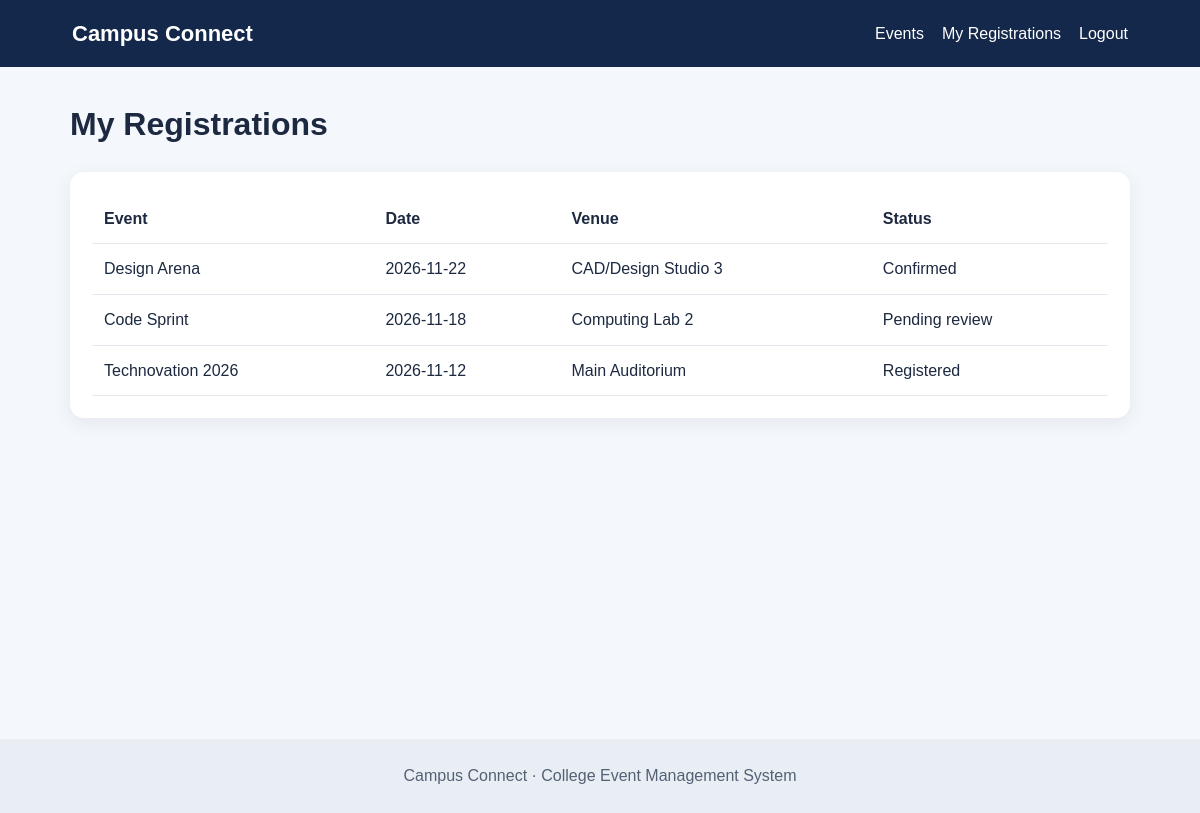
/my_registrations.php (signed in), run on the app's committed database.
### tables this page shows
CREATE TABLE `REGISTRATION` (
  `registration_id` INT AUTO_INCREMENT PRIMARY KEY,
  `student_id` INT NOT NULL,
  `event_id` INT NOT NULL,
  `registration_time` TIMESTAMP DEFAULT CURRENT_TIMESTAMP,
  `status` ENUM('Registered', 'Pending review', 'Confirmed') DEFAULT 'Registered',
  `remarks` VARCHAR(255) DEFAULT 'Registration received successfully',
  INDEX (`student_id`),
  INDEX (`event_id`),
  INDEX (`status`),
  CONSTRAINT `fk_reg_student` FOREIGN KEY (`student_id`) REFERENCES `STUDENT` (`student_id`) ON DELETE CASCADE,
  CONSTRAINT `fk_reg_event` FOREIGN KEY (`event_id`) REFERENCES `EVENT` (`event_id`) ON DELETE CASCADE,
  CONSTRAINT `unique_student_event` UNIQUE (`student_id`, `event_id`)
);

CREATE TABLE `EVENT` (
  `event_id` INT AUTO_INCREMENT PRIMARY KEY,
  `title` VARCHAR(150) NOT NULL,
  `category` VARCHAR(50) NOT NULL,
  `description` TEXT NOT NULL,
  `event_date` DATE NOT NULL,
  `event_time` VARCHAR(30) DEFAULT '09:30 AM - 04:30 PM',
  `venue` VARCHAR(150) NOT NULL,
  `eligibility` VARCHAR(150) DEFAULT 'All B.E. / B.Tech Students',
  `seats` VARCHAR(50) DEFAULT 'Limited (First-Come Basis)',
  `publication_status` ENUM('Draft', 'Published', 'Closed') DEFAULT 'Draft',
  `created_by` INT DEFAULT NULL,
  `created_at` TIMESTAMP DEFAULT CURRENT_TIMESTAMP,
  INDEX (`category`),
  INDEX (`event_date`),
  INDEX (`publication_status`),
  CONSTRAINT `fk_event_admin` FOREIGN KEY (`created_by`) REFERENCES `ADMIN` (`admin_id`) ON DELETE SET NULL
);

### config.php (called while the page is built, shortened)
<?php
function h($value) { return htmlspecialchars((string)$value, ENT_QUOTES, 'UTF-8'); }

### my_registrations.php (the view)
<?php
require_once "config.php"; require_login();
$q=$pdo->prepare("SELECT E.title,E.event_date,E.venue,R.status,R.registration_time FROM REGISTRATION R JOIN EVENT E ON E.event_id=R.event_id WHERE R.student_id=? ORDER BY R.registration_time DESC");
$q->execute([$_SESSION['user_id']]); $rows=$q->fetchAll();
$page_title="My Registrations"; include "includes/header.php";
?>
<h1>My Registrations</h1><div class="card"><table><tr><th>Event</th><th>Date</th><th>Venue</th><th>Status</th></tr>
<?php foreach($rows as $r): ?><tr><td><?= h($r['title']) ?></td><td><?= h($r['event_date']) ?></td><td><?= h($r['venue']) ?></td><td><?= h($r['status']) ?></td></tr><?php endforeach; ?>
</table><?php if(!$rows): ?><p>You have not registered for any events.</p><?php endif; ?></div>
<?php include "includes/footer.php"; ?>

### style.css (style rules this page uses)
* { box-sizing:border-box }
body { margin:0;font-family:Arial,sans-serif;background:#f4f7fb;color:#1c2940;line-height:1.6 }
.card,.detail { background:#fff;padding:22px;border-radius:14px;box-shadow:0 5px 20px #15294b12;margin:16px 0 }
table { width:100%;border-collapse:collapse;background:#fff }
th,td { text-align:left;padding:12px;border-bottom:1px solid #e4e9f0 }

### data on the page
registration: event.title "Design Arena", event.event_date "2026-11-22", event.venue "CAD/Design Studio 3", status "Confirmed"
registration: event.title "Code Sprint", event.event_date "2026-11-18", event.venue "Computing Lab 2", status "Pending review"
registration: event.title "Technovation 2026", event.event_date "2026-11-12", event.venue "Main Auditorium", status "Registered"
